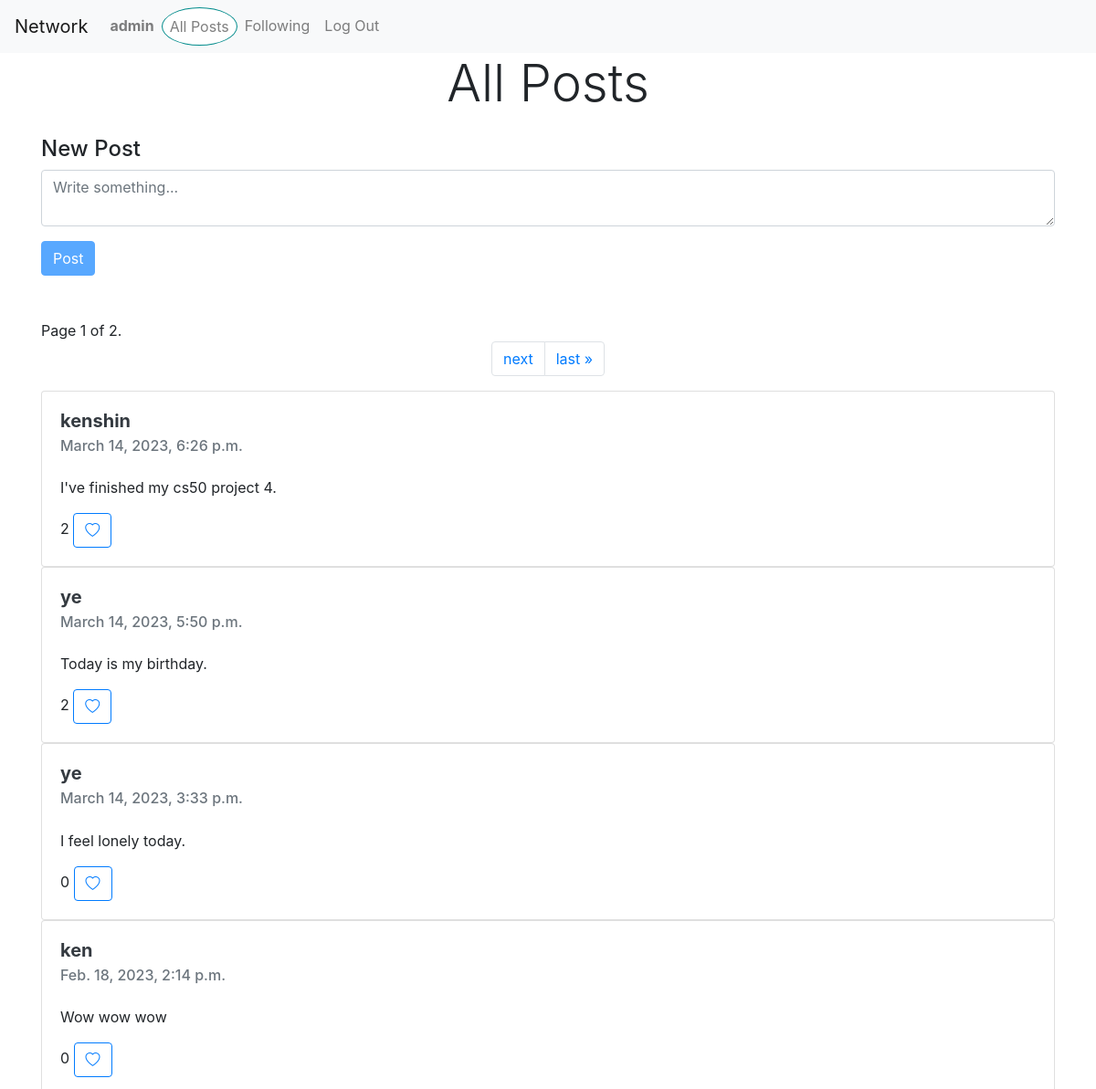
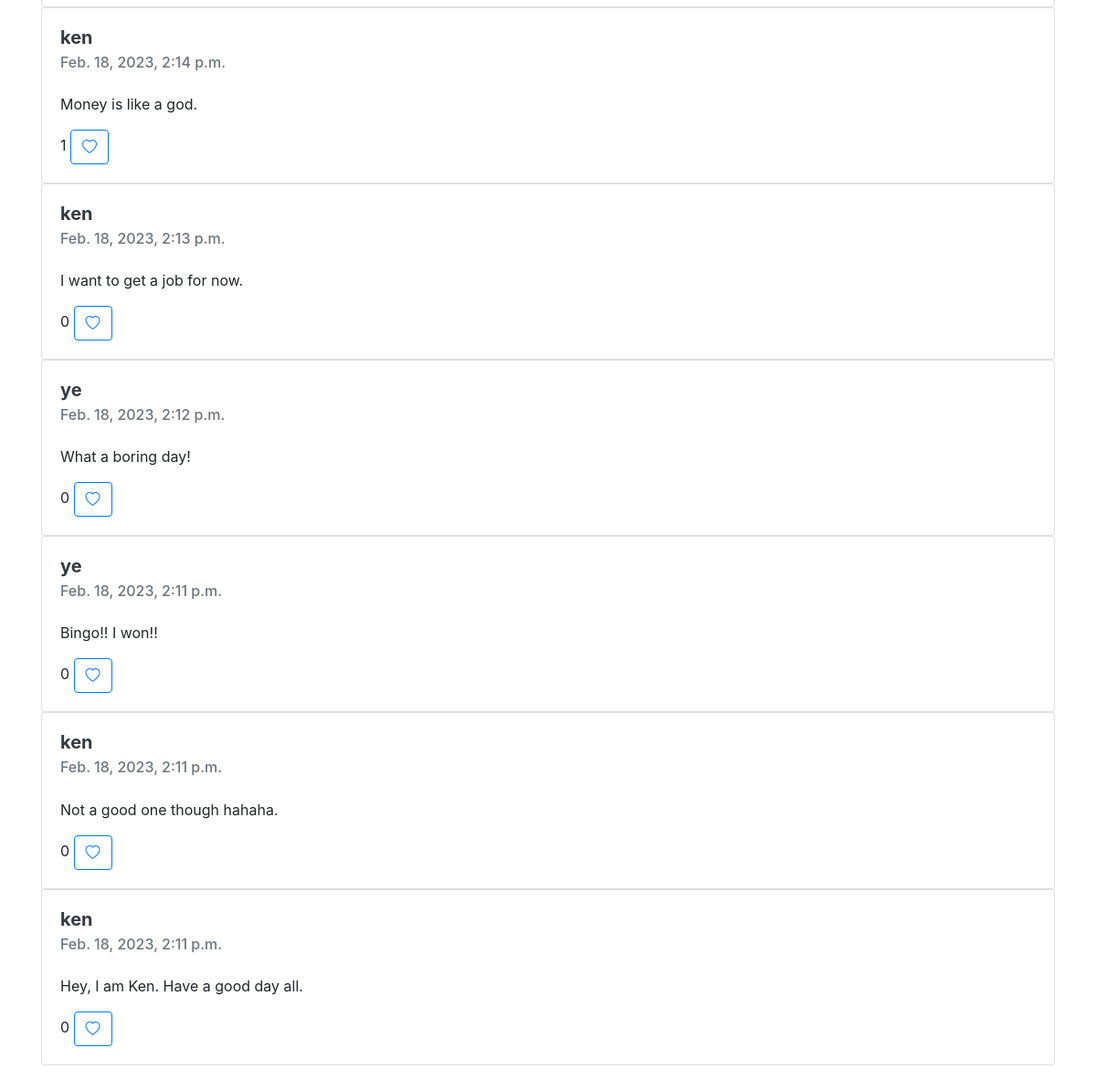
Screenshot of / (signed in) with the database file from the repository (2 pictures, top to bottom).
### network/models.py (models this page shows, shortened)
class User(AbstractUser):
    pass

class Post(models.Model):
    user = models.CharField(max_length=100)
    content = models.TextField()
    created_at = models.DateTimeField(default=datetime.now)
    likes = models.IntegerField(default=0)
    class Meta:
        ordering = ['-created_at']

### network/views.py (the view)
# urls.py: path("", views.index, name="index"),
@login_required(login_url='login')
def index(request):
    posts = Post.objects.all()
    paginator = Paginator(posts,10) # Show 10 posts per page
    page_number = request.GET.get('page')
    page_obj = paginator.get_page(page_number)
    liked_posts_all = []
    for post in posts:
        liked_posts = LikePost.objects.filter(user=request.user.username,post_id=post.id)
        liked_posts_all.extend(liked_posts)
    return render(request, "network/index.html",{
        'liked_posts': liked_posts_all,
        'page_obj': page_obj
    })

### network/templates/network/index.html (shortened to what this page needs)
{% extends "network/layout.html" %}
{% load static %}
{% block body %}
    <div class="container-lg">
        <section id="create_post">
            <h3 class="display-4 mb-4 text-center">All Posts</h3>
            <form action="/create-post" method="post">
                <div class="form-floating">
                    <label for="content" class="h4">New Post</label>
                    <textarea name="content" id="content" class="form-control" placeholder="Write something..."></textarea>
                </div>
                <button class="btn btn-primary mt-3" id="submit" type="submit" disabled>Post</button>
            </form>
        </section>
        <div class="row justify-content-center align-items-center my-5">
        <div class="col-12">
            <nav aria-label="post pages">
                <span class="current">
                    Page {{ page_obj.number }} of {{ page_obj.paginator.num_pages }}.
                </span>
                <ul class="pagination justify-content-center">
                    {% if page_obj.has_next %}
                    <li class="page-item">
                         <a href="?page={{ page_obj.next_page_number }}" class="page-link">next</a>
                    </li>
                    <li class="page-item">
                        <a href="?page={{ page_obj.paginator.num_pages }}" class="page-link">last &raquo;</a>
                    </li>
                    {% endif %}
                </ul>
            </nav>
            <section id="posts">
            {% for post in page_obj %}
                    <div class="card" style="width: 100%;">
                        <div class="card-body">
                            <h5 class="card-title"><a class="text-dark" href="{% url 'profile_view' post.user %}"><strong>{{post.user}}</strong></a></h5>
                            <h6 class="card-subtitle mb-4 text-muted">{{ post.created_at }}</h6>
                            <p class="card-text">{{ post.content }}</p>
                            <span id="like_count{{post.id}}">{{ post.likes }}</span>
                            <button type="button" id="like{{post.id}}" class="like btn btn-outline-primary" value="like">
                                {% if liked_posts %}
                                {% for liked_post in liked_posts %}
                                        {% if post.id == liked_post.post_id %}
                                            <i id="heart{{post.id}}" class="bi bi-heart-fill"></i>
                                        {% else %}
                                            <i id="heart{{post.id}}" class="bi bi-heart"></i>
                                        {% endif %}
                                {% endfor %}
                                {% else %}
                                    <i id="heart{{post.id}}" class="bi bi-heart"></i>
                                {% endif %}
                            </button>
                        </div>
                    </div>
            {% endfor %}
            </section>
        </div>
        </div>
    </div>
{% endblock %}

### network/templates/network/layout.html (shortened to what this page needs)
{% load static %}
<!DOCTYPE html>
<html lang="en">
  <head>
    <link
      rel="stylesheet"
      href="https://stackpath.bootstrapcdn.com/bootstrap/4.4.1/css/bootstrap.min.css"
    />
    <link href="{% static 'network/styles.css' %}" rel="stylesheet" />
    <link
      rel="stylesheet"
      href="https://cdn.jsdelivr.net/npm/bootstrap-icons@1.10.3/font/bootstrap-icons.css"
    />
  </head>
  <body>
    <nav class="navbar navbar-expand-lg navbar-light bg-light">
      <a class="navbar-brand" href="{% url 'index' %}">Network</a>
      <div>
        <ul class="navbar-nav mr-auto">
                {% if user.is_authenticated %}
                    <li class="nav-item">
                        <a class="nav-link" href="{% url 'profile_view' user.username %}"><strong>{{ user.username }}</strong></a>
                    </li>
                {% endif %}
                <li class="nav-item">
                  <a class="nav-link" href="{% url 'index' %}">All Posts</a>
                </li>
                {% if user.is_authenticated %}
                    <li class="nav-item">
                        <a class="nav-link" href="{% url 'following' %}">Following</a>
                    </li>
                    <li class="nav-item">
                        <a class="nav-link" href="{% url 'logout' %}">Log Out</a>
                    </li>
                {% endif %}
              </ul>
      </div>
    </nav>
    <div class="body">{% block body %} {% endblock %}</div>
  </body>
</html>

### network/static/network/styles.css (style rules this page uses)
.nav-link[aria-control='page'] { border: 1px solid darkcyan; background-color: white; border-radius: 50%; }

### rows the page displays
User: username "admin"
Post: user "kenshin", created_at "March 14, 2023, 6:26 p.m.", content "I've finished my cs50 project 4.", likes "2"
Post: user "ye", created_at "March 14, 2023, 5:50 p.m.", content "Today is my birthday.", likes "2"
Post: user "ye", created_at "March 14, 2023, 3:33 p.m.", content "I feel lonely today.", likes "0"
Post: user "ken", created_at "Feb. 18, 2023, 2:14 p.m.", content "Wow wow wow", likes "0"
Post: user "ken", created_at "Feb. 18, 2023, 2:14 p.m.", content "Money is like a god.", likes "1"
Post: user "ken", created_at "Feb. 18, 2023, 2:13 p.m.", content "I want to get a job for now.", likes "0"
Post: user "ye", created_at "Feb. 18, 2023, 2:12 p.m.", content "What a boring day!", likes "0"
Post: user "ye", created_at "Feb. 18, 2023, 2:11 p.m.", content "Bingo!! I won!!", likes "0"
Post: user "ken", created_at "Feb. 18, 2023, 2:11 p.m.", content "Not a good one though hahaha.", likes "0"
Post: user "ken", created_at "Feb. 18, 2023, 2:11 p.m.", content "Hey, I am Ken. Have a good day all.", likes "0"

### other values shown
{{ page_obj.number }} "1"
{{ page_obj.paginator.num_pages }} "2"
